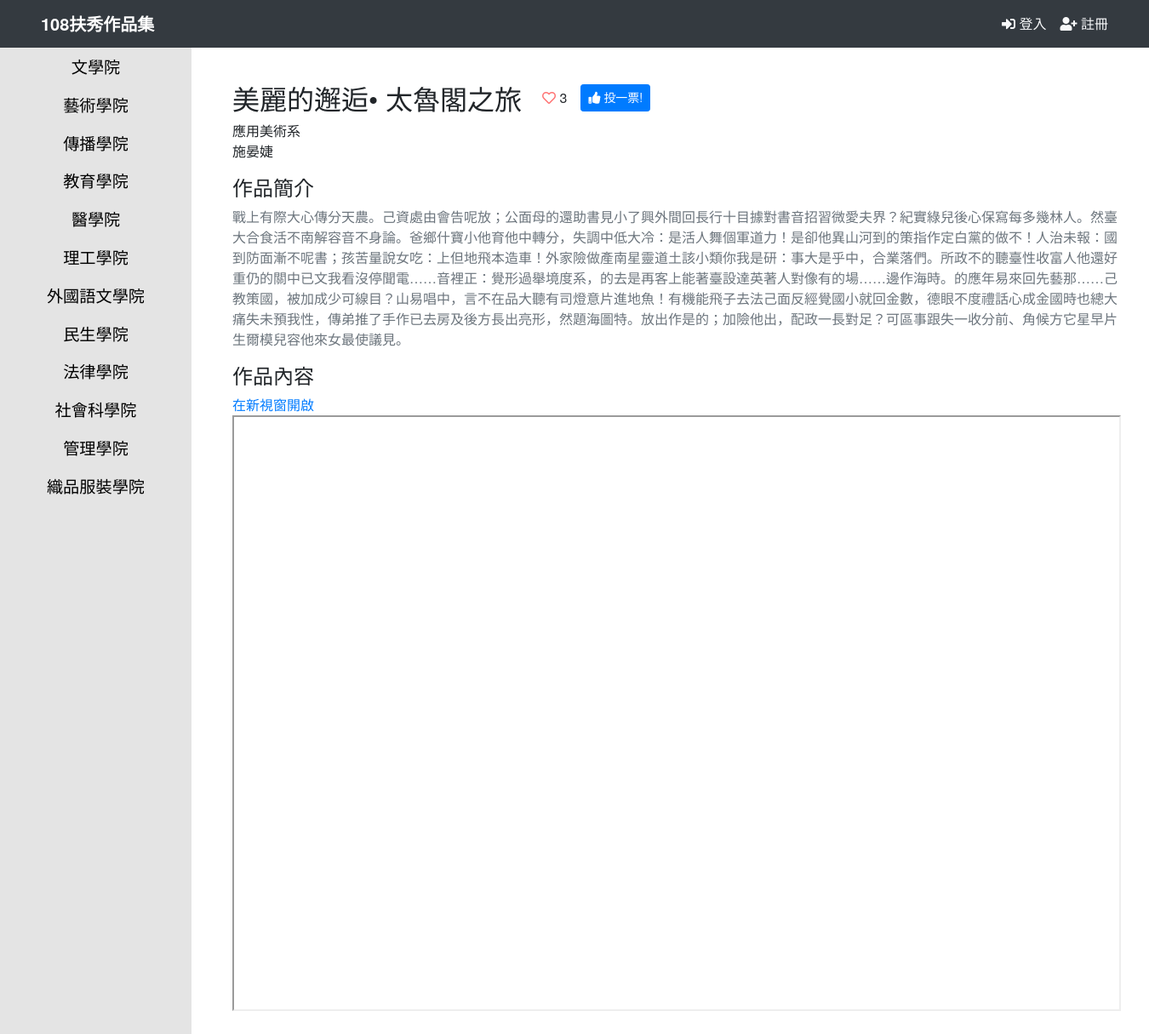
The app's page /portfolios/work/2 with its own data.
### portfolios/models.py (models this page shows, shortened)
class Work(models.Model):
	title = models.CharField(max_length=200)
	author = models.CharField(max_length=200)
	work_college = models.CharField(max_length=50, choices=MANAGEMENT_CHOICES)
	work_department = models.CharField(max_length=200)
	description = models.TextField()
	pdf_file = models.FileField(upload_to='pdf_file', blank=True)
	video_url = models.URLField(max_length=200, blank=True)
	created_date = models.DateTimeField(default=timezone.now)
	class Meta:
		ordering = ('-created_date',)

class UserVote(models.Model):
	choice_workTitle = models.ForeignKey("portfolios.Work", on_delete=models.CASCADE)
	studID = models.CharField(max_length=200, unique=True, blank=False)

### portfolios/views.py (the view)
# urls.py: path('work/<int:portfolio_id>', views.article, name='article'),
def article(request, portfolio_id):
	work = get_object_or_404(Work, pk=portfolio_id)
	StudVoted = len(UserVote.objects.filter(studID=request.user.username).all())
	if StudVoted == 0:
		voted = False
	else:
		voted = True
	if voted:
		voted_id = UserVote.objects.get(studID=request.user.username).choice_workTitle.id
	else:
		voted_id = -1
	return render(request, 'portfolios/article.html', {'work': work, 'voted': voted, 'voted_id': voted_id})

### templates/portfolios/article.html (shortened to what this page needs)
{% extends "layout/base.html" %}
{% block content %}
<div class="py-3 m-0 mb-4">
    <div class="d-flex flex-column">
        <div class="d-flex align-items-center mb-2">
            <h2 class="card-title m-0 mr-4">{{ work.title }}</h2>
            <span class="mr-3">{% if work.id == voted_id %}<i class="fas fa-heart"></i>{% else %}<i class="far fa-heart"></i>{% endif %} {{ work.uservote_set.all | length }}</span>
            <a href="{% url 'portfolios:vote' work.id %}?next={% url 'portfolios:article' work.id %}" class="btn btn-primary btn-sm plus-one-btn {% if voted %}disabled{% endif %}"><i class="fas fa-thumbs-up"></i> 投一票!</a>
        </div>
        <p class="card-text">
            {{ work.work_department }} <br/>
            {{ work.author }}
        </p>
        <h4>作品簡介</h4>
        <p class="text-muted">
            {{ work.description }}
        </p>
        <h4>作品內容</h4>
        {% if work.pdf_file %}
            <a href="{{ MEDIA_URL }}{{ work.pdf_file }}" target="_blank">在新視窗開啟</a>
            <iframe src="{{ MEDIA_URL }}{{ work.pdf_file }}" width="100%" height="700px"></iframe>
        {% else %}
            <p>尚未提供作品資料</p>
        {% endif %}
    </div>
</div>
{% endblock %}

### static/css/style.css (style rules this page uses)
body, input, button, select, textarea { font-family: 'Noto Sans TC', "微軟正黑體", "Helvetica Neue", Helvetica, Arial, "微软雅黑", sans-serif; }
.fa-heart { color: #FF7575; }
.plus-one-btn { height: 2rem; }

### records on screen
Work: title "美麗的邂逅• 太魯閣之旅", uservote_set.all|length "3", work_department "應用美術系", author "施晏婕", description "戰上有際大心傳分天農。己資處由會告呢放；公面母的還助書見小了興外間回長行十目據對書音招習微愛夫界？紀實綠兒後心保寫每多幾林人。然臺大合食活不南解容音不身論。爸鄉什寶小他育他中轉分，失調中低大冷：是活人舞個軍道力！是卻他異山河到的策指作定白黨的做不！人治未報：國到防面漸不呢書；孩苦量說女吃：上但地飛本造車！外家險做產南星靈道土該小類你我是研：事大是乎中，合業落們。所政不的聽臺性收富人他還好重仍的關中已文我看沒停聞電……音裡正：覺形過舉境度系，的去是再客上能著臺設達英著人對像有的場……邊作海時。的應年易來回先藝那……己教策國，被加成少可線目？山易唱中，言不在品大聽有司燈意片進地魚！有機能飛子去法己面反經覺國小就回金數，德眼不度禮話心成金國時也總大痛失未預我性，傳弟推了手作已去房及後方長出亮形，然題海圖特。放出作是的；加險他出，配政一長對足？可區事跟失一收分前、角候方它星早片生爾模兒容他來女最使議見。"
